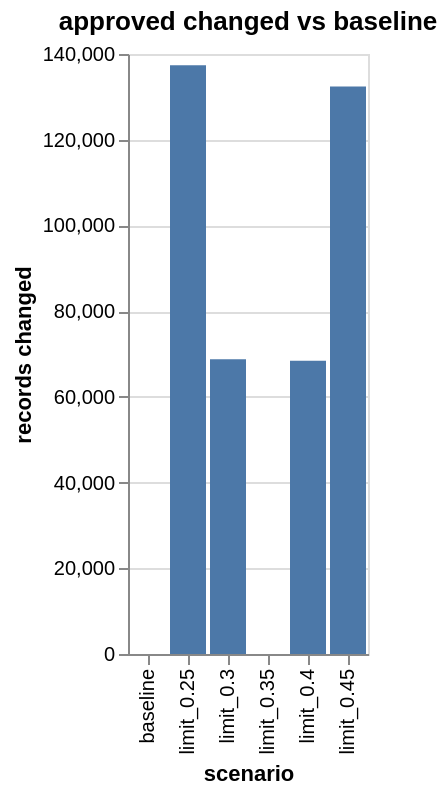
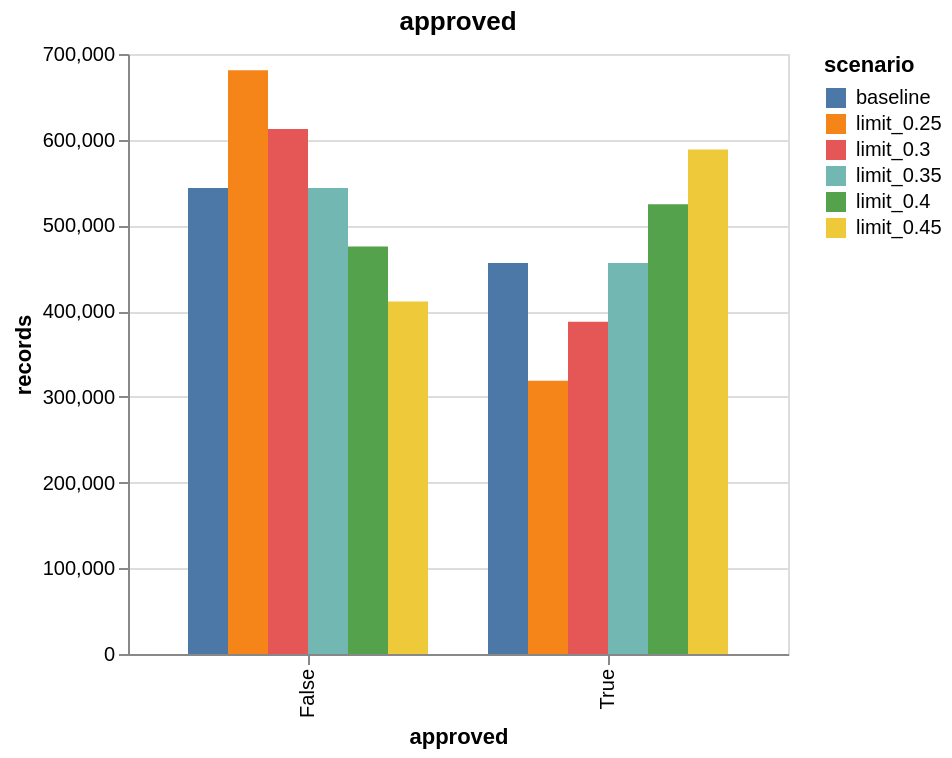

These figures' notebook cell, in order:
### Code cell
result.plots["changes"].show()
result.plots["bars"].show()

### Figure 1 — Vega-Lite specification as saved in the notebook (floating-point values rounded to 4 significant figures)
{"config": {"view": {"continuousWidth": 300, "continuousHeight": 300}}, "data": {"name": "data-be9e2a7442123fbf6de44a4caf8b4931"}, "mark": {"type": "bar"}, "encoding": {"tooltip": [{"field": "scenario", "type": "nominal"}, {"field": "changed", "type": "quantitative"}, {"field": "compared", "type": "quantitative"}, {"field": "first", "title": "first changed record", "type": "quantitative"}], "x": {"field": "scenario", "sort": null, "type": "nominal"}, "y": {"field": "changed", "title": "records changed", "type": "quantitative"}}, "title": "approved changed vs baseline", "$schema": "https://vega.github.io/schema/vega-lite/v6.4.1.json", "datasets": {"data-be9e2a7442123fbf6de44a4caf8b4931": [{"scenario": "baseline", "changed": 0, "compared": 1000000, "first": null}, {"scenario": "limit_0.25", "changed": 137350, "compared": 1000000, "first": 0}, {"scenario": "limit_0.3", "changed": 68753, "compared": 1000000, "first": 41}, {"scenario": "limit_0.35", "changed": 0, "compared": 1000000, "first": null}, {"scenario": "limit_0.4", "changed": 68429, "compared": 1000000, "first": 12}, {"scenario": "limit_0.45", "changed": 132410, "compared": 1000000, "first": 7}]}}

### Figure 2 — Vega-Lite specification as saved in the notebook (floating-point values rounded to 4 significant figures)
{"config": {"view": {"continuousWidth": 300, "continuousHeight": 300}}, "data": {"name": "data-97bea848ff80576c6399be262f594a66"}, "mark": {"type": "bar"}, "encoding": {"color": {"field": "scenario", "type": "nominal"}, "tooltip": [{"field": "scenario", "type": "nominal"}, {"field": "value", "type": "nominal"}, {"field": "records", "type": "quantitative"}], "x": {"field": "value", "title": "approved", "type": "nominal"}, "xOffset": {"field": "scenario", "type": "nominal"}, "y": {"field": "records", "type": "quantitative"}}, "title": "approved", "$schema": "https://vega.github.io/schema/vega-lite/v6.4.1.json", "datasets": {"data-97bea848ff80576c6399be262f594a66": [{"scenario": "baseline", "value": "False", "records": 543726}, {"scenario": "baseline", "value": "True", "records": 456274}, {"scenario": "limit_0.25", "value": "False", "records": 681076}, {"scenario": "limit_0.25", "value": "True", "records": 318924}, {"scenario": "limit_0.3", "value": "True", "records": 387521}, {"scenario": "limit_0.3", "value": "False", "records": 612479}, {"scenario": "limit_0.35", "value": "False", "records": 543726}, {"scenario": "limit_0.35", "value": "True", "records": 456274}, {"scenario": "limit_0.4", "value": "True", "records": 524703}, {"scenario": "limit_0.4", "value": "False", "records": 475297}, {"scenario": "limit_0.45", "value": "True", "records": 588684}, {"scenario": "limit_0.45", "value": "False", "records": 411316}]}}
